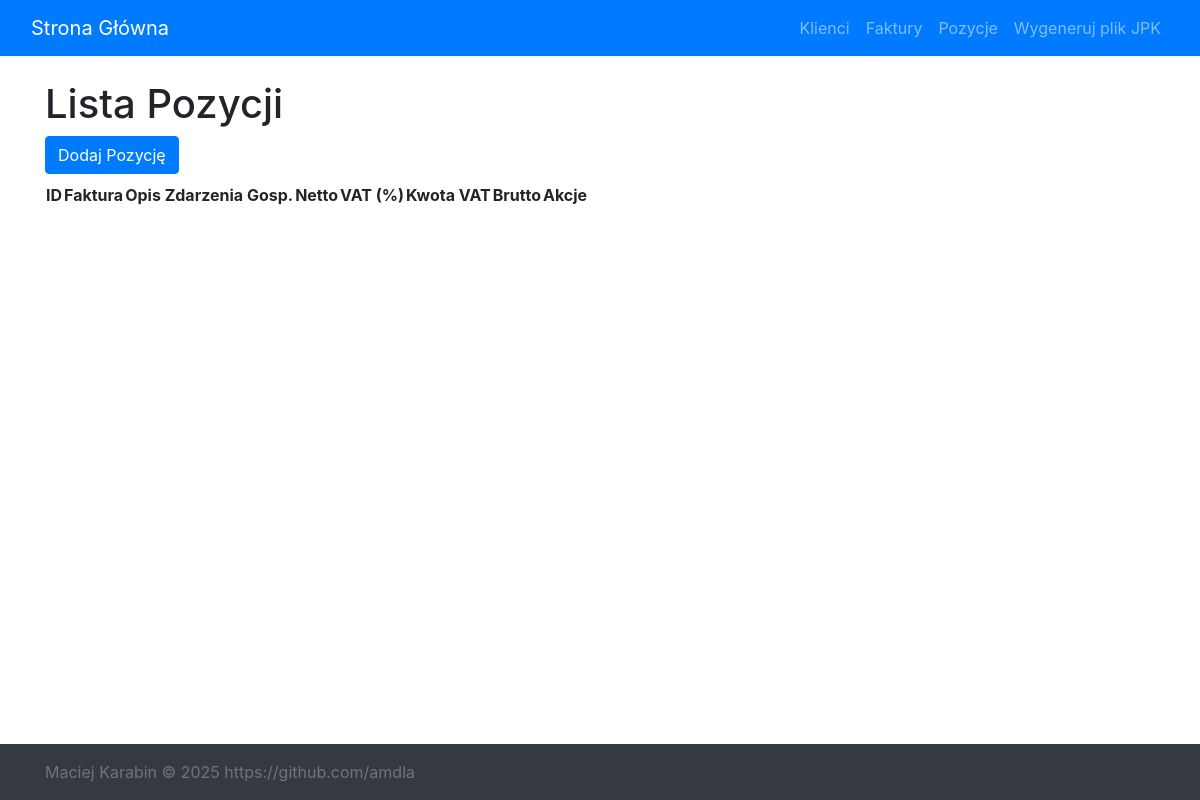
The app's page /pozycje/, older data.
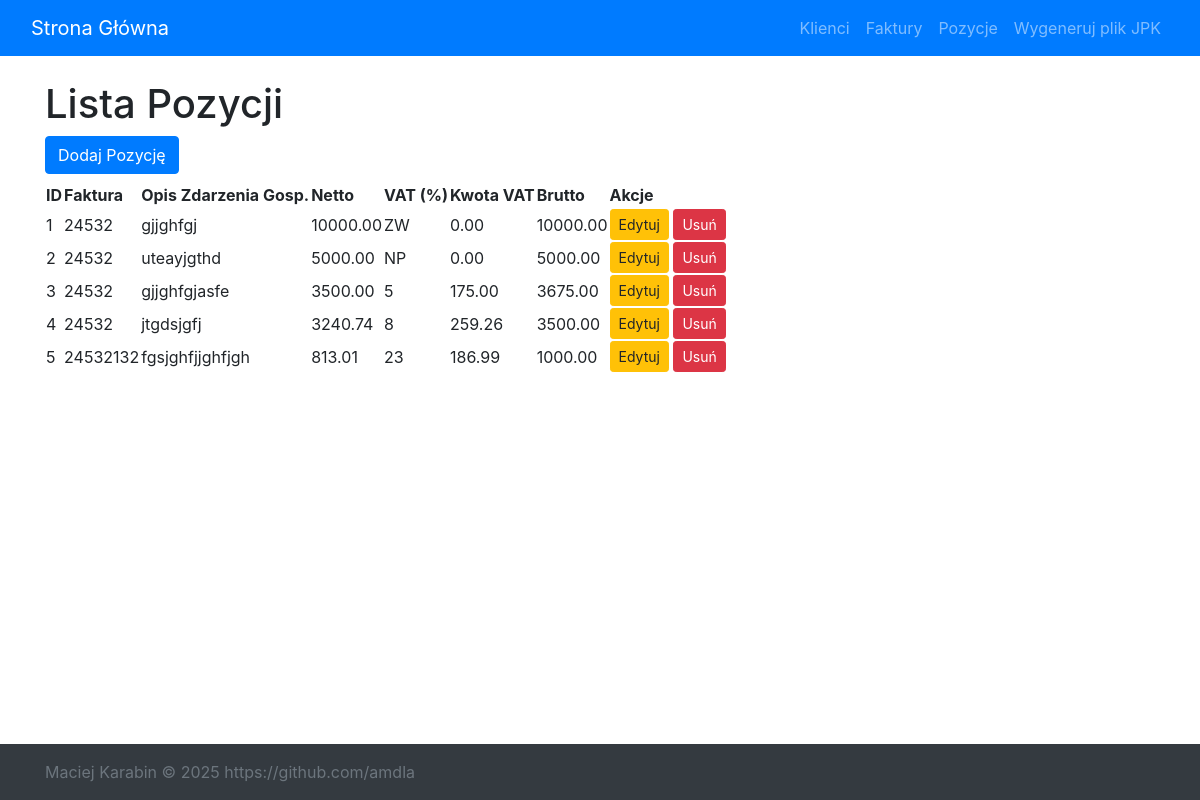
The same page, newer data.
### app/models.py (models this page shows, shortened)
class Pozycja(models.Model):
    VAT_CHOICES = [
        ('23', '23%'),
        ('8', '8%'),
        ('5', '5%'),
        ('0', '0%'),
        ('ZW', 'ZW'),  # treat as 0%
        ('NP', 'NP'),  # treat as 0%
    ]
    faktura = models.ForeignKey(Faktura, on_delete=models.CASCADE)
    opis_zdarzenia_gospodarczego = models.CharField(max_length=255, blank=True, null=True)
    netto = models.DecimalField(max_digits=10, decimal_places=2, blank=True, null=True)
    brutto = models.DecimalField(max_digits=10, decimal_places=2, blank=True, null=True)
    stawka = models.CharField(max_length=3, choices=VAT_CHOICES, default='23')  # TODO: fix kurwa bo jest dwa razy
    kwota_vat = models.DecimalField(max_digits=10, decimal_places=2, default=0)

class Faktura(models.Model):
    faktura_id = models.AutoField(primary_key=True)
    faktura_numer = models.CharField(max_length=255, unique=True)
    sprzedawca = models.ForeignKey(Klient, on_delete=models.CASCADE, related_name='sprzedawca')
    nabywca = models.ForeignKey(Klient, on_delete=models.CASCADE, related_name='nabywca')
    data_zakupu = models.DateField()
    data_otrzymania_dokumentu = models.DateField()
    netto = models.DecimalField(max_digits=10, decimal_places=2, default=0)
    brutto = models.DecimalField(max_digits=10, decimal_places=2, default=0)
    kwota_vat = models.DecimalField(max_digits=10, decimal_places=2, default=0)
    czy_kosztowa = models.BooleanField(default=False)

### app/views.py (the view)
# urls.py: path('pozycje/', views.pozycja_list, name='pozycja_list'),
def pozycja_list(request):
    pozycje = Pozycja.objects.all()
    return render(request, 'pozycja/pozycja_list.html', {'pozycje': pozycje})

### app/templates/pozycja/pozycja_list.html (shortened to what this page needs)
{% extends 'base.html' %}
{% load static %}
{% block content %}
    <h1>Lista Pozycji</h1>
    <div class="mb-2">
        <a href="{% url 'pozycja_create' %}" class="btn btn-primary">Dodaj Pozycję</a>
    </div>
    <table id="pozycjaTable" class="display">
        <thead>
        <tr>
            <th>ID</th>
            <th>Faktura</th>
            <th>Opis Zdarzenia Gosp.</th>
            <th>Netto</th>
            <th>VAT (%)</th>
            <th>Kwota VAT</th>
            <th>Brutto</th>
            <th>Akcje</th>
        </tr>
        </thead>
        <tbody>
        {% for pozycja in pozycje %}
            <tr>
                <td>{{ pozycja.id }}</td>
                <td>{{ pozycja.faktura.faktura_numer }}</td>
                <td>{{ pozycja.opis_zdarzenia_gospodarczego }}</td>
                <td>{{ pozycja.netto }}</td>
                <td>{{ pozycja.stawka }}</td>
                <td>{{ pozycja.kwota_vat }}</td>
                <td>{{ pozycja.brutto }}</td>
                <td>
                    <a href="{% url 'pozycja_update' pozycja.pk %}" class="btn btn-sm btn-warning">Edytuj</a>
                    <a href="{% url 'pozycja_delete' pozycja.pk %}" class="btn btn-sm btn-danger">Usuń</a>
                </td>
            </tr>
        {% endfor %}
        </tbody>
    </table>
{% endblock %}

Row changes from the older to the newer data that the page shows:
added Pozycja: id "1", faktura.faktura_numer "24532", opis_zdarzenia_gospodarczego "gjjghfgj", netto "10000.00", stawka "ZW", kwota_vat "0.00", brutto "10000.00"
added Pozycja: id "2", faktura.faktura_numer "24532", opis_zdarzenia_gospodarczego "uteayjgthd", netto "5000.00", stawka "NP", kwota_vat "0.00", brutto "5000.00"
added Pozycja: id "3", faktura.faktura_numer "24532", opis_zdarzenia_gospodarczego "gjjghfgjasfe", netto "3500.00", stawka "5", kwota_vat "175.00", brutto "3675.00"
added Pozycja: id "4", faktura.faktura_numer "24532", opis_zdarzenia_gospodarczego "jtgdsjgfj", netto "3240.74", stawka "8", kwota_vat "259.26", brutto "3500.00"
added Pozycja: id "5", faktura.faktura_numer "24532132", opis_zdarzenia_gospodarczego "fgsjghfjjghfjgh", netto "813.01", stawka "23", kwota_vat "186.99", brutto "1000.00"
